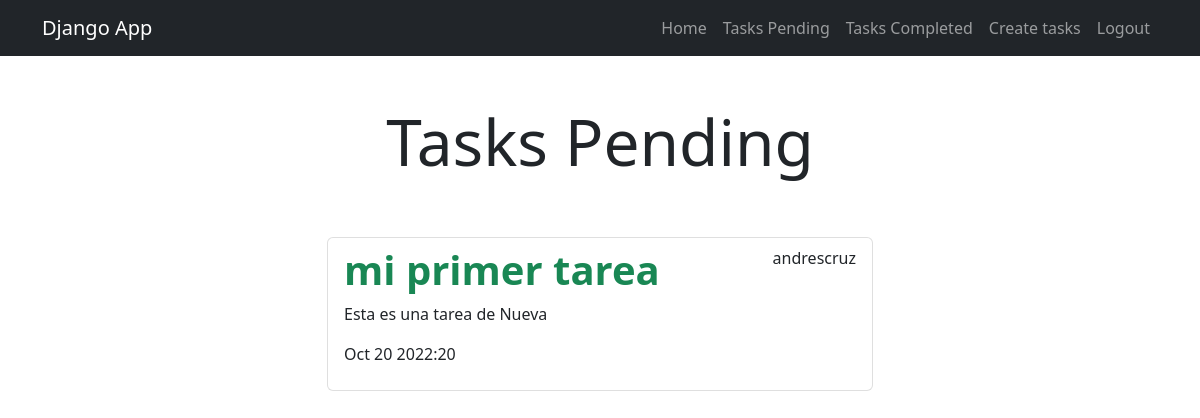
Page /tasks_completed/ (signed in) on the earlier database version.
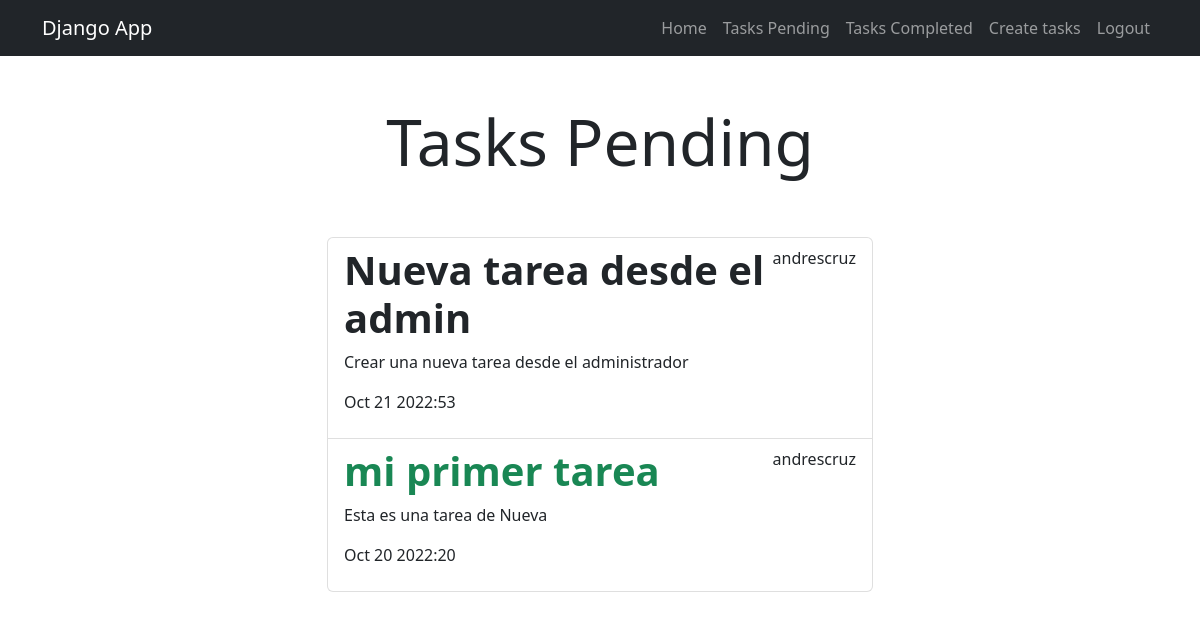
Same page on the later database version.
### tasks/models.py (models this page shows, shortened)
class Task(models.Model):
    title = models.CharField(max_length = 100)
    description = models.TextField(blank = True)
    created = models.DateTimeField(auto_now_add = True)
    datecompleted = models.DateTimeField(null = True, blank = True)
    important = models.BooleanField(default = False)
    user = models.ForeignKey(User, on_delete = models.CASCADE)

### tasks/views.py (the view)
# urls.py: path('tasks_completed/', views.tasks_completed, name='tasks_completed'),
@login_required
def tasks_completed(request):
    tasks = Task.objects.filter(user = request.user, datecompleted__isnull = False).order_by('-datecompleted')
    return render(request, 'tasks.html', {
        'tasks': tasks
    })

### tasks/templates/tasks.html
{% extends 'base.html' %}
{% block content %}
<main class="container">
    <div class="row">
        <div class="col-md-6 offset-md-3">
            <h1 class="text-center display-3 py-5">Tasks Pending</h1>
            <ul class="list-group">
                {% for task in tasks %}
                <a class="list-group-item" href="{% url 'task_detail' task.id %}">
                    <header class="d-flex justify-content-between">
                        {% if task.important %}
                        <h1 class="fw-bold text-success">{{ task.title }}</h1>
                        {% else %}
                        <h1 class="fw-bold">{{ task.title }}</h1>
                        {% endif %}
                        <p>{{ task.user.username }}</p>
                    </header>
                    <p>{{ task.description }}</p>
                    <p>{{ task.datecompleted | date:'M j Y:i' }}</p>
                </a>
                {% endfor %}
            </ul>
        </div>
    </div>
</main>
{% endblock %}

Differences in the rows shown:
now on this page (row edited): Task: title "Nueva tarea desde el admin", user.username "andrescruz", description "Crear una nueva tarea desde el administrador", datecompleted "Oct 21 2022:53"
